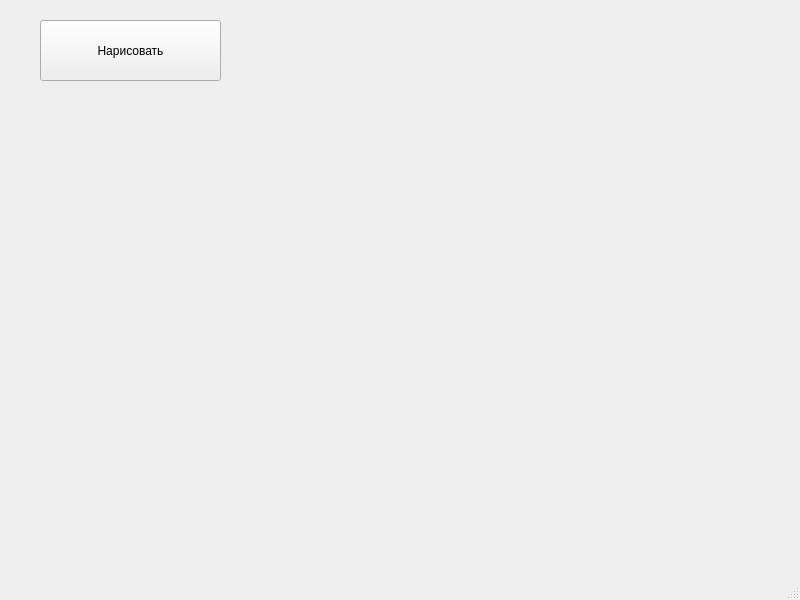
<?xml version="1.0" encoding="UTF-8"?>
<ui version="4.0">
 <class>MainWindow</class>
 <widget class="QMainWindow" name="MainWindow">
  <property name="geometry">
   <rect>
    <x>0</x>
    <y>0</y>
    <width>800</width>
    <height>600</height>
   </rect>
  </property>
  <property name="windowTitle">
   <string>MainWindow</string>
  </property>
  <widget class="QWidget" name="centralwidget">
   <widget class="QPushButton" name="pushButton">
    <property name="geometry">
     <rect>
      <x>40</x>
      <y>20</y>
      <width>181</width>
      <height>61</height>
     </rect>
    </property>
    <property name="text">
     <string>Нарисовать</string>
    </property>
   </widget>
  </widget>
  <widget class="QMenuBar" name="menubar">
   <property name="geometry">
    <rect>
     <x>0</x>
     <y>0</y>
     <width>800</width>
     <height>21</height>
    </rect>
   </property>
  </widget>
  <widget class="QStatusBar" name="statusbar"/>
 </widget>
 <resources/>
 <connections/>
</ui>
